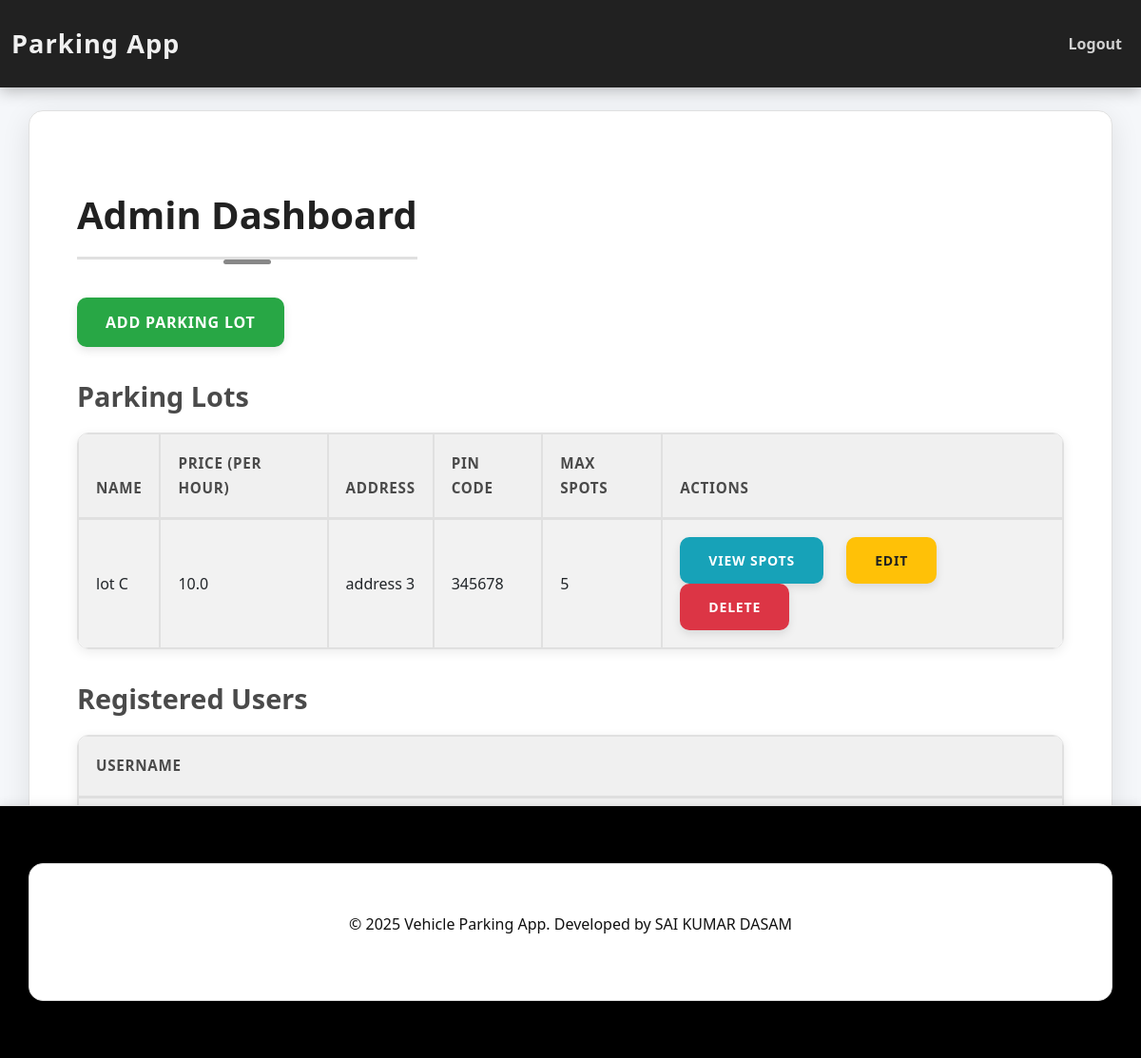
The app's page /admin/dashboard (signed in) with its own data.
### models/file1.py (models this page shows)
class ParkingLot(db.Model):
    id = db.Column(db.Integer, primary_key=True)
    name = db.Column(db.String(100), nullable=False)
    price = db.Column(db.Float, nullable=False)
    address = db.Column(db.String(200), nullable=False)
    pin_code = db.Column(db.String(10), nullable=False)
    max_spots = db.Column(db.Integer, nullable=False)
    spots = db.relationship('ParkingSpot', backref='lot', lazy=True, cascade="all, delete-orphan")

### controllers/file2.py (the view)
    def wrapper(*args, **kwargs):
        if session.get('role') != 'admin':
            flash('Admin access required.')
            return redirect(url_for('auth.login'))
        return f(*args, **kwargs)

### app.py (called while the page is built)
def create_app():
    app = Flask(__name__)
    app.config['SQLALCHEMY_DATABASE_URI'] = 'sqlite:///parking_app.db'
    app.config['SQLALCHEMY_TRACK_MODIFICATIONS'] = False
    app.config['SECRET_KEY'] = 'your_secret_key_here'
    db.init_app(app)
    @app.context_processor
    def inject_current_year():
        return dict(current_year=datetime.utcnow().year)
    with app.app_context():
        db.create_all()
        admin = User.query.filter_by(username='admin').first()
        if not admin:
            admin = User(username='admin', role='admin')
            admin.set_password('admin')  # Default admin password
            db.session.add(admin)
            db.session.commit()
    app.register_blueprint(auth_bp)
    app.register_blueprint(main_bp)
    return app

### controllers/file2.py (called while the page is built)
def admin_required(f):
    def wrapper(*args, **kwargs):
        if session.get('role') != 'admin':
            flash('Admin access required.')
            return redirect(url_for('auth.login'))
        return f(*args, **kwargs)
    wrapper.__name__ = f.__name__
    return wrapper

@main_bp.route('/admin/dashboard', methods=['GET'])
@admin_required
def admin_dashboard():
    lots = ParkingLot.query.all()
    users = User.query.filter(User.role=='user').all()
    print(f"DEBUG: Admin dashboard fetching users: {[u.username for u in users]}")
    return render_template('admin_dashboard.html', lots=lots, users=users)

### templates/admin_dashboard.html
{% extends 'base.html' %}
{% block content %}
<h2>Admin Dashboard</h2>
<div class="mb-4">
  <a href="{{ url_for('main.add_lot') }}" class="btn btn-success">Add Parking Lot</a>
</div>
<h4>Parking Lots</h4>
<table class="table table-bordered table-striped">
  <thead>
    <tr>
      <th>Name</th>
      <th>Price (per hour)</th>
      <th>Address</th>
      <th>Pin Code</th>
      <th>Max Spots</th>
      <th>Actions</th>
    </tr>
  </thead>
  <tbody>
    {% for lot in lots %}
    <tr>
      <td>{{ lot.name }}</td>
      <td>{{ lot.price }}</td>
      <td>{{ lot.address }}</td>
      <td>{{ lot.pin_code }}</td>
      <td>{{ lot.max_spots }}</td>
      <td>
        <a href="{{ url_for('main.view_spots', lot_id=lot.id) }}" class="btn btn-info btn-sm">View Spots</a>
        <a href="{{ url_for('main.edit_lot', lot_id=lot.id) }}" class="btn btn-warning btn-sm">Edit</a>
        <form action="{{ url_for('main.delete_lot', lot_id=lot.id) }}" method="post" style="display:inline;">
          <button type="submit" class="btn btn-danger btn-sm" onclick="return confirm('Delete this lot?')">Delete</button>
        </form>
      </td>
    </tr>
    {% endfor %}
  </tbody>
</table>
<h4>Registered Users</h4>
<table class="table table-bordered table-striped">
  <thead>
    <tr>
      <th>Username</th>
    </tr>
  </thead>
  <tbody>
    {% for user in users %}
    <tr>
      <td>{{ user.username }}</td>
    </tr>
    {% endfor %}
  </tbody>
</table>
{% endblock %}

### static/css/style.css (style rules this page uses)
body { font-family: 'Segoe UI', Roboto, 'Helvetica Neue', Arial, sans-serif, 'Apple Color Emoji', 'Segoe UI Emoji', 'Segoe UI Symbol'; background-color: #f5f7fa; color: #3b424c; line-height: 1.7; margin: 0; padding: 0; -webkit-font-smoothing: antialiased; -moz-osx-font-smoothing: grayscale; }
h1, h2, h3, h4, h5, h6 { color: #212121; font-weight: 700; margin-top: 35px; margin-bottom: 30px; text-align: center; }
h2 { font-size: 2.5rem; border-bottom: 3px solid #e0e0e0; padding-bottom: 20px; margin-bottom: 40px; position: relative; display: inline-block; }
h2::after { content: ''; display: block; width: 50px; height: 5px; background-color: #888888; position: absolute; left: 50%; transform: translateX(-50%); bottom: -8px; border-radius: 5px; }
h4 { font-size: 1.8rem; color: #4a4a4a; margin-top: 35px; margin-bottom: 20px; text-align: left; }
.btn { border-radius: 10px; padding: 14px 30px; font-weight: 700; transition: all 0.3s ease-out; margin-right: 20px; cursor: pointer; text-transform: uppercase; letter-spacing: 0.8px; box-shadow: 0 4px 10px rgba(0, 0, 0, 0.1); border: none; color: #ffffff; }
.btn:last-child { margin-right: 0; }
.btn-success { background-color: #28a745; }
.btn-warning { background-color: #ffc107; color: #212121; }
.btn-danger { background-color: #dc3545; }
.btn-info { background-color: #17a2b8; }
.table { width: 100%; margin-bottom: 2rem; color: #212121; border-collapse: separate; border-spacing: 0; border-radius: 12px; overflow: hidden; box-shadow: 0 3px 12px rgba(0, 0, 0, 0.08); }
.table th, .table td { padding: 18px; vertical-align: middle; border-top: 1px solid #e0e0e0; }
.table thead th { vertical-align: bottom; border-bottom: 2px solid #e0e0e0; background-color: #f0f0f0; color: #4a4a4a; font-weight: 700; text-transform: uppercase; font-size: 0.95rem; letter-spacing: 0.7px; }
.table-striped tbody tr:nth-of-type(odd) { background-color: #fcfcfc; }
.table-bordered { border: 1px solid #e0e0e0; }
.table-bordered th, .table-bordered td { border: 1px solid #e0e0e0; }

### records on screen
ParkingLot: name "lot C", price "10.0", address "address 3", pin_code "345678", max_spots "5"
